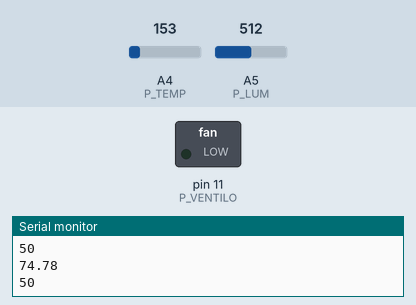
Recording of a sketch running on a simulated Arduino Uno, built with avr-gcc and run on an emulated ATmega328P. Parts: switched loads named in the sketch (green lamp = pin HIGH), the last lines printed to the serial monitor. The inputs (shaded band) are chosen by the test bench; at power-on: A4 (P_TEMP) = 153, A5 (P_LUM) = 512.

Above: at 1.2 s.
1.3 s: A4 (P_TEMP) set to 165
At 2.1 s:
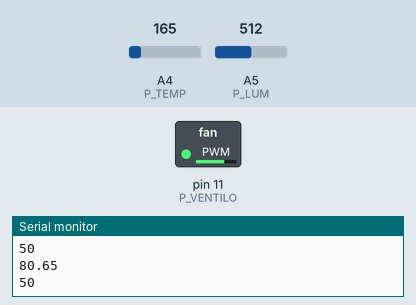
3.0 s: A4 (P_TEMP) set to 133
At 3.3 s:
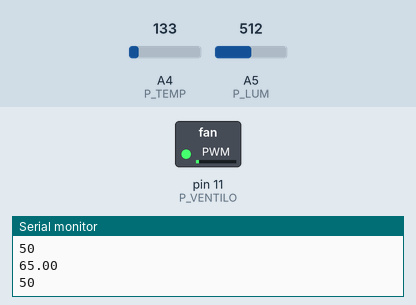
4.5 s: A4 (P_TEMP) set to 175
At 5.7 s:
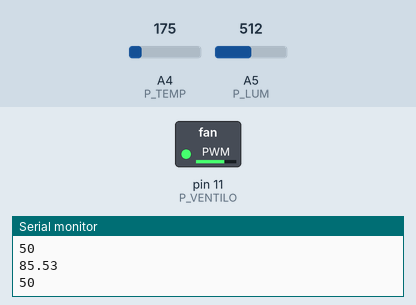
6.0 s: A4 (P_TEMP) set to 114
At 7.0 s:
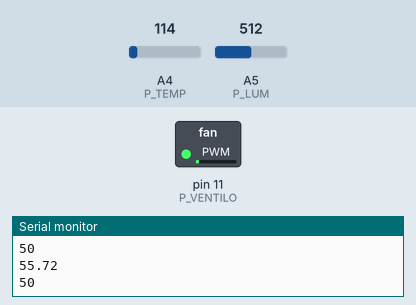
Timing chart, 0 to 8.5 s (numbered marks = the images above; inputs shaded):
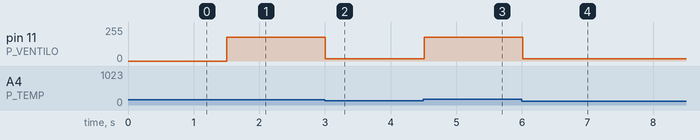

The sketch:

ventilo.ino
```cpp
// Contrôle ventilateur
// Paramètres
int ecart_temp = 1; // Ecart de température durant l'expérience avec la température de départ

// Constantes
const
int CAL_LUM_MIN = 0,
    CAL_LUM_MAX = 1023, // Calibrage Min et Max de la photoresistance
    CAL_LUM_ON = 1023, // Calibrage lorsque LED allumée (en %)
    CAL_VENTILO_MIN = 0,
    CAL_VENTILO_MAX = 180, // Calibrage Min et Max de la photoresistance
    VENTILO_PUISS_DEF = 10, // Vitesse ventilo lorsque température bonne pour garder température fixe
    // Pins
    P_VENTILO = 11,
    P_TEMP = A4, // Pin du capteur de température
    P_LUM = A5; // Capteur de lumière

// Variables utiles
float init_temp;

// -- Fonctions Ventilo --
// Allumer le ventilateur à une certaine puissance
void Ventilo(int puissance = 0){
  int puissInt = map(puissance, 0,100, CAL_VENTILO_MIN,CAL_VENTILO_MAX); // Puissance en pourcentage vers intensite
  analogWrite(P_VENTILO, puissInt);
}
// -------

void setup() {
  Serial.begin(9600);
  Serial.println("START");

  pinMode(P_VENTILO, OUTPUT);

  // Température initiale au démarrage
  analogRead(P_TEMP); // Lecture dans le vide car valeur inexacte
  int valTherm = analogRead(P_TEMP);
  // --- LM35DZ
  init_temp = valTherm * (5.0 / 1023.0 * 100.0);
  // ----------
  // --- TMP36
  //int t=map(valTherm,0,1023,0,5000);// Tension entre 0 et 5000 mV
  //init_temp = map(t,0,1750,-50,125); // Tension de 0 à 1750mV en température de -50°C à 125°C;
  // ----------
  Serial.println(init_temp);
}

void loop() {
  // --- Température - thermistor ---
  analogRead(P_TEMP); // Lecture dans le vide car valeur inexacte
  int valTherm = analogRead(P_TEMP);
  // --- LM35DZ
  float temp = valTherm * (5.0 / 1023.0 * 100.0); // Conversion en degrés Celsius
  // ----------
  // --- TMP36
  //int t=map(valTherm,0,1023,0,5000);// Tension entre 0 et 5000 mV
  //int temp = map(t,0,1750,-50,125); // Tension de 0 à 1750mV en température de -50°C à 125°C;
  // ----------
  Serial.println(temp);

  // Effets selon température:
  //  > temp init + écart -> 100% ventilateur
  //  > temp init -> 50% ventilateur
  //  < temp init -> 0% ventilateur
  //  bonne temp (+-0.5) -> quel % ? 10% ?
  if(temp > init_temp + ecart_temp){
    /*
     * TODO
     * - éteindre LED
     */
    Ventilo(100);

  }else if(temp > init_temp+.5 || temp < init_temp-.5){
    Ventilo(VENTILO_PUISS_DEF);

  }else if(temp > init_temp){
    Ventilo(50);

  }else if(temp < init_temp){
    Ventilo(0);

  }
  // ----------


  // --- Luminosité - photorésistance ---
  int valLum = analogRead(P_LUM);
  int lum = map(valLum, CAL_LUM_MIN, CAL_LUM_MAX, 0,100); // Eclairage en %
  Serial.println(lum);

  // Erreur si -10% CAL_LUM_ON
  if(lum < CAL_LUM_ON-10){
    /*
     * TODO
     * - ERREUR
     * - ERR si +10 % ?
     */
  }
  // ----------

  delay(500);
}
```

Measured:
- after the input at 1.3 s, pin 11 (P_VENTILO): 0/255 → 180/255 after 0.20 s
- after the input at 3.0 s, pin 11 (P_VENTILO): 180/255 → 18/255 at once
- after the input at 4.5 s, pin 11 (P_VENTILO): 18/255 → 180/255 at once
- after the input at 6.0 s, pin 11 (P_VENTILO): 180/255 → 18/255 at once
